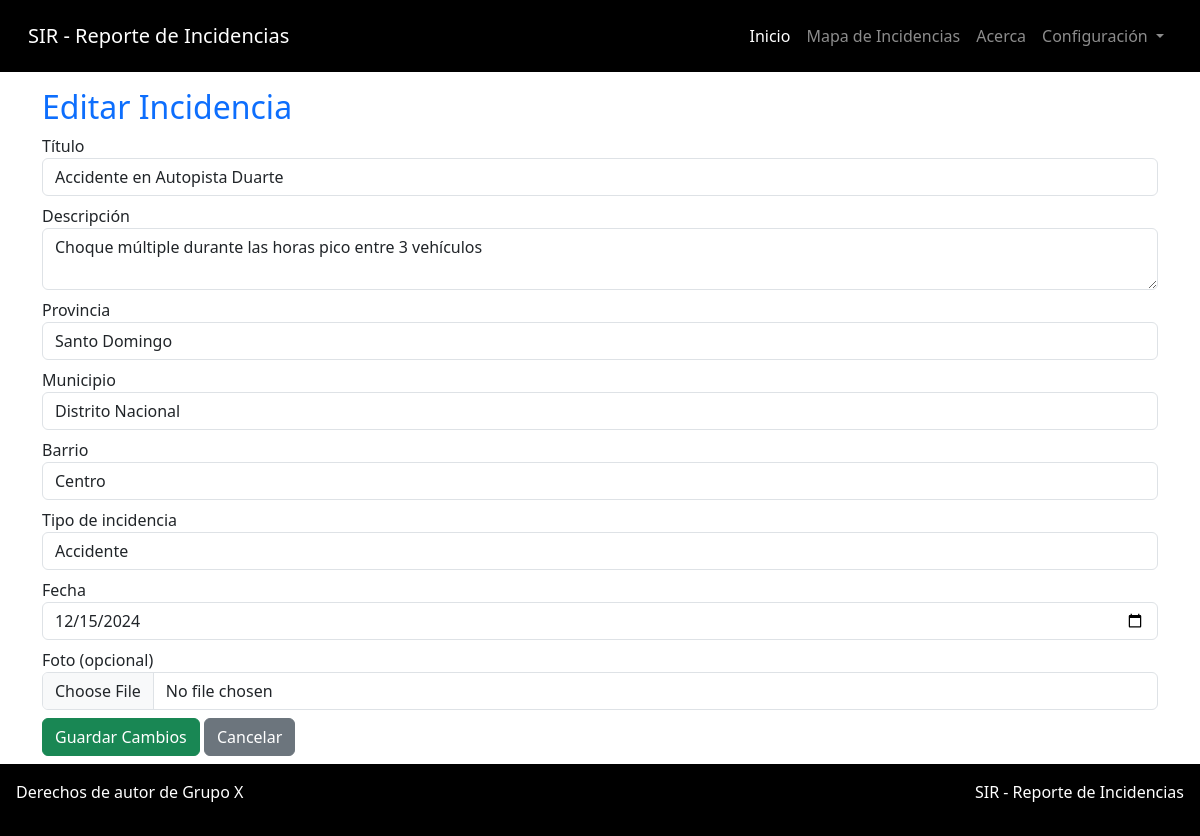
/incidencias/editar_incidencia.php?id=1, run on the app's committed database.
### tables this page shows
CREATE TABLE IF NOT EXISTS `Incidencias` (
  `id` INT NOT NULL AUTO_INCREMENT,
  `titulo` VARCHAR(255) NOT NULL,
  `descripcion` VARCHAR(255) NOT NULL,
  `fecha` DATE NOT NULL,
  `muertos` INT NULL,
  `heridos` INT NULL,
  `perdida_estimada_de_RD` DECIMAL(18,2) NULL,
  `redes_link` VARCHAR(45) NULL,
  `foto` VARCHAR(255) NULL,
  `latitud` DECIMAL(18,8) NOT NULL,
  `longitud` DECIMAL(18,8) NOT NULL,
  `provincia_id` INT NOT NULL,
  `usuario_id` INT NOT NULL,
  `tipo_id` INT NOT NULL,
  `municipio_id` INT NOT NULL,
  `barrio_id` INT NOT NULL,
  PRIMARY KEY (`id`),
  INDEX `fk_Incidencias_Provincias1_idx` (`provincia_id` ASC) VISIBLE,
  INDEX `fk_Incidencias_Usuarios1_idx` (`usuario_id` ASC) VISIBLE,
  INDEX `fk_Incidencias_Tipos_incidencias1_idx` (`tipo_id` ASC) VISIBLE,
  INDEX `fk_Incidencias_Municipios1_idx` (`municipio_id` ASC) VISIBLE,
  INDEX `fk_Incidencias_Barrio1_idx` (`barrio_id` ASC) VISIBLE,
  CONSTRAINT `fk_Incidencias_Provincias1`
    FOREIGN KEY (`provincia_id`)
    REFERENCES `Provincias` (`id`)
    ON DELETE NO ACTION
    ON UPDATE NO ACTION,
  CONSTRAINT `fk_Incidencias_Usuarios1`
    FOREIGN KEY (`usuario_id`)
    REFERENCES `Usuarios` (`id`)
    ON DELETE NO ACTION
    ON UPDATE NO ACTION,
  CONSTRAINT `fk_Incidencias_Tipos_incidencias1`
    FOREIGN KEY (`tipo_id`)
    REFERENCES `Tipos_incidencias` (`id`)
    ON DELETE NO ACTION
    ON UPDATE NO ACTION,
  CONSTRAINT `fk_Incidencias_Municipios1`
    FOREIGN KEY (`municipio_id`)
    REFERENCES `Municipios` (`id`)
    ON DELETE NO ACTION
    ON UPDATE NO ACTION,
  CONSTRAINT `fk_Incidencias_Barrio1`
    FOREIGN KEY (`barrio_id`)
    REFERENCES `Barrios` (`id`)
    ON DELETE NO ACTION
    ON UPDATE NO ACTION);

CREATE TABLE IF NOT EXISTS `Provincias` (
  `id` INT NOT NULL AUTO_INCREMENT,
  `nombre` VARCHAR(100) NULL,
  PRIMARY KEY (`id`));

CREATE TABLE IF NOT EXISTS `Municipios` (
  `id` INT NOT NULL AUTO_INCREMENT,
  `nombre` VARCHAR(100) NOT NULL,
  `provincia_id` INT NOT NULL,
  PRIMARY KEY (`id`),
  INDEX `fk_Municipios_Provincias_idx` (`provincia_id` ASC) VISIBLE,
  CONSTRAINT `fk_Municipios_Provincias`
    FOREIGN KEY (`provincia_id`)
    REFERENCES `Provincias` (`id`)
    ON DELETE NO ACTION
    ON UPDATE NO ACTION);

CREATE TABLE IF NOT EXISTS `Barrios` (
  `id` INT NOT NULL AUTO_INCREMENT,
  `nombre` VARCHAR(100) NULL,
  `municipio_id` INT NOT NULL,
  PRIMARY KEY (`id`),
  INDEX `fk_Barrio_Municipios1_idx` (`municipio_id` ASC) VISIBLE,
  CONSTRAINT `fk_Barrio_Municipios1`
    FOREIGN KEY (`municipio_id`)
    REFERENCES `Municipios` (`id`)
    ON DELETE NO ACTION
    ON UPDATE NO ACTION);

CREATE TABLE IF NOT EXISTS `Tipos_incidencias` (
  `id` INT NOT NULL,
  `nombre` VARCHAR(45) NULL,
  PRIMARY KEY (`id`));

### incidencias/editar_incidencia.php (the view, shortened to what this page needs)
<?php
include("../config/db.php");
$id = (int) $_GET['id'];
$stmt = $conn->prepare("
    SELECT * FROM Incidencias WHERE id = :id
");
$stmt->execute(['id' => $id]);
$incidencia = $stmt->fetch(PDO::FETCH_ASSOC);
$provincias = $conn->query("SELECT id, nombre FROM Provincias ORDER BY nombre")->fetchAll(PDO::FETCH_ASSOC);
$municipios = $conn->query("SELECT id, nombre FROM Municipios ORDER BY nombre")->fetchAll(PDO::FETCH_ASSOC);
$barrios = $conn->query("SELECT id, nombre FROM Barrios ORDER BY nombre")->fetchAll(PDO::FETCH_ASSOC);
$tipos = $conn->query("SELECT id, nombre FROM Tipos_incidencias ORDER BY nombre")->fetchAll(PDO::FETCH_ASSOC);
?>
<!DOCTYPE html>
<html lang="es">
<head>
    <link href="https://cdn.jsdelivr.net/npm/bootstrap@5.3.7/dist/css/bootstrap.min.css" rel="stylesheet">
</head>
<body>
<?php include('../public/Components/navbar.php'); ?>
<div class="container mt-3">
    <h2 class="text-primary">Editar Incidencia</h2>
    <form method="POST" enctype="multipart/form-data">
        <div class="mb-2">
            <label>Título</label>
            <input type="text" name="titulo" class="form-control" value="<?= htmlspecialchars($incidencia['titulo']) ?>" required>
        </div>
        <div class="mb-2">
            <label>Descripción</label>
            <textarea name="descripcion" class="form-control" required><?= htmlspecialchars($incidencia['descripcion']) ?></textarea>
        </div>
        <div class="mb-2">
            <label>Provincia</label>
            <select name="provincia_id" class="form-control" required>
                <?php foreach($provincias as $prov): ?>
                    <option value="<?= $prov['id'] ?>" <?= $prov['id']==$incidencia['provincia_id']?'selected':'' ?>><?= htmlspecialchars($prov['nombre']) ?></option>
                <?php endforeach; ?>
            </select>
        </div>
        <div class="mb-2">
            <label>Municipio</label>
            <select name="municipio_id" class="form-control" required>
                <?php foreach($municipios as $mun): ?>
                    <option value="<?= $mun['id'] ?>" <?= $mun['id']==$incidencia['municipio_id']?'selected':'' ?>><?= htmlspecialchars($mun['nombre']) ?></option>
                <?php endforeach; ?>
            </select>
        </div>
        <div class="mb-2">
            <label>Barrio</label>
            <select name="barrio_id" class="form-control" required>
                <?php foreach($barrios as $barr): ?>
                    <option value="<?= $barr['id'] ?>" <?= $barr['id']==$incidencia['barrio_id']?'selected':'' ?>><?= htmlspecialchars($barr['nombre']) ?></option>
                <?php endforeach; ?>
            </select>
        </div>
        <div class="mb-2">
            <label>Tipo de incidencia</label>
            <select name="tipo_id" class="form-control" required>
                <?php foreach($tipos as $tipo): ?>
                    <option value="<?= $tipo['id'] ?>" <?= $tipo['id']==$incidencia['tipo_id']?'selected':'' ?>><?= htmlspecialchars($tipo['nombre']) ?></option>
                <?php endforeach; ?>
            </select>
        </div>
        <div class="mb-2">
            <label>Fecha</label>
            <input type="date" name="fecha" class="form-control" value="<?= $incidencia['fecha'] ?>" required>
        </div>
        <div class="mb-2">
            <label>Foto (opcional)</label>
            <input type="file" name="foto" class="form-control">
        </div>
        <button class="btn btn-success">Guardar Cambios</button>
        <a href="ver_incidencias.php" class="btn btn-secondary">Cancelar</a>
    </form>
</div>
<?php include('../public/Components/footer.php'); ?>
</body>
</html>

### data on the page
incidencias: titulo "Accidente en Autopista Duarte", descripcion "Choque múltiple durante las horas pico entre 3 vehículos", provincia_id "Santo Domingo", municipio_id "Distrito Nacional", barrio_id "Centro", tipo_id "Accidente", fecha "12/15/2024"
